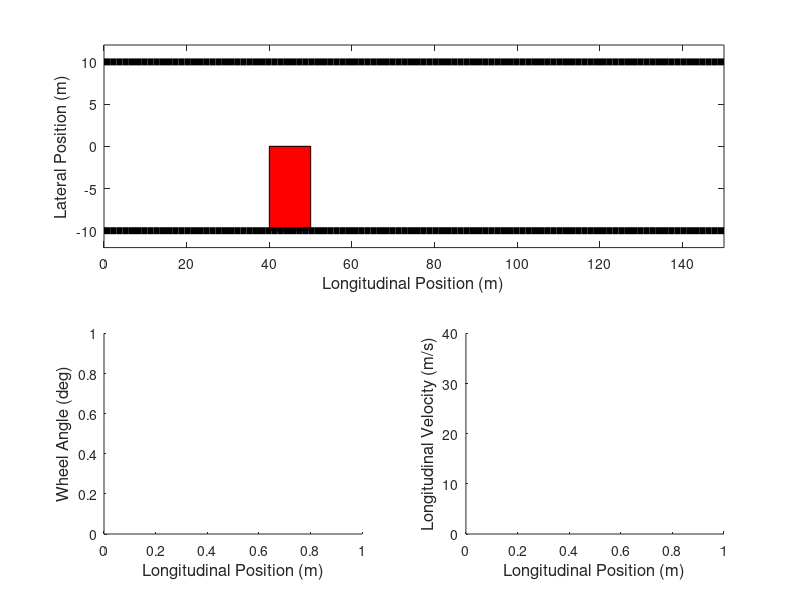

Recreate this plot in MATLAB. (Note: this script raises an error after producing the figure.)
clear all;
close all;
clc;
% initial condition
z0 = [ 0 10 32.5839 -5 0 0 0 ];
t0 = 0;
tf = 6.0114;

friction_factors=[0.25,0.5,0.75,1.0];

figure(1)
subplot(2,2,[1,2])
fill([40,50,50,40,40],[-10,-10,0,0,-10],'r')
hold on; plot( linspace( 0, 150, 101 ), -10 * ones( 1, 101 ), 'k', 'LineWidth', 5 );
hold on; plot( linspace( 0, 150, 101 ), 10 * ones( 1, 101 ), 'k', 'Linewidth', 5 );

axis( [ 0 150 -12 12 ] );
xlabel( 'Longitudinal Position (m)','FontSize', 12 );
ylabel( 'Lateral Position (m)','FontSize', 12 );
subplot(2,2,3)
hold on
xlabel( 'Longitudinal Position (m)','FontSize', 12 );
ylabel( 'Wheel Angle (deg)','FontSize', 12 );
subplot(2,2,4)
hold on
xlabel( 'Longitudinal Position (m)','FontSize', 12 );
ylabel( 'Longitudinal Velocity (m/s)','FontSize', 12 );
ylim([0,40])
%% sharp lane change
for j=1:length(friction_factors)
    
[ t2, y2 ] = ode45( @(tau, x ) dynamicvehicle( tau, x, @( tau ) lanechangecontrol( tau ) ,friction_factors(j)), [ t0 tf ], z0 );

figure(1)
subplot(2,2,[1,2])
plot( y2( :, 1 ), y2( :, 4 ),'LineWidth',1.5); 

times = t2;
c1 = zeros( size( times ) );
for i = 1:length(times)
    controller = lanechangecontrol( times( i ) );
    c1( i ) = rad2deg( controller( 1 ) );
end


subplot(2,2,3)
 plot(  y2( :, 1 ),c1, 'LineWidth',1.5 );
 
 subplot(2,2,4);
plot( y2( :, 1), y2( :, 2),'LineWidth',1.5);

end





